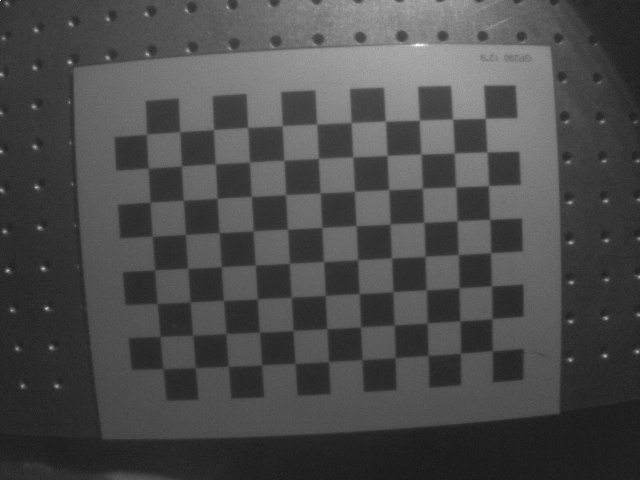
#> input picture callibrate/camera/pic/IR_camera_calib_img/100000.png, 640 x 480 px
$ python compare_stage3_enhance.py --input ../../callibrate/camera/pic/IR_camera_calib_img/100000.png
#> lines starting #> are read from the running program, lines starting #| are printed output that depends on the picture
#> in show_image, frame is the input picture: shape (480, 640, 3); min 21, max 255, mean 74.8
from __future__ import annotations

import argparse
from pathlib import Path

import cv2


WINDOW_NAME = "stage3 enhance compare"
TRACKBAR_NAME = "frame"
IMAGE_SUFFIXES = {".bmp", ".jpg", ".jpeg", ".png", ".tif", ".tiff", ".webp"}
VIDEO_SUFFIXES = {".avi", ".mkv", ".mov", ".mp4", ".mpeg", ".mpg", ".wmv"}
CLAHE = cv2.createCLAHE(clipLimit=2.0, tileGridSize=(8, 8))


def enhance_frame(frame_bgr, img_size):
#> called with img_size = 640
    model_bgr = cv2.resize(frame_bgr, (img_size, img_size), interpolation=cv2.INTER_AREA)
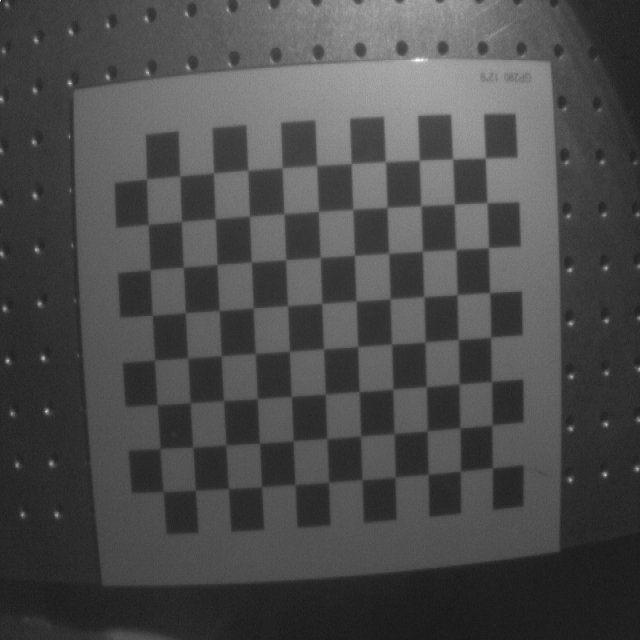
#> model_bgr: shape (640, 640, 3); min 21, max 255, mean 74.7
    lab = cv2.cvtColor(model_bgr, cv2.COLOR_BGR2LAB)
#> lab: shape (640, 640, 3); mean of channels 0, 1, 2 79.8, 128, 128
    l, a, b = cv2.split(lab)
#> a: shape (640, 640); every value is 128
    l_enhanced = CLAHE.apply(l)
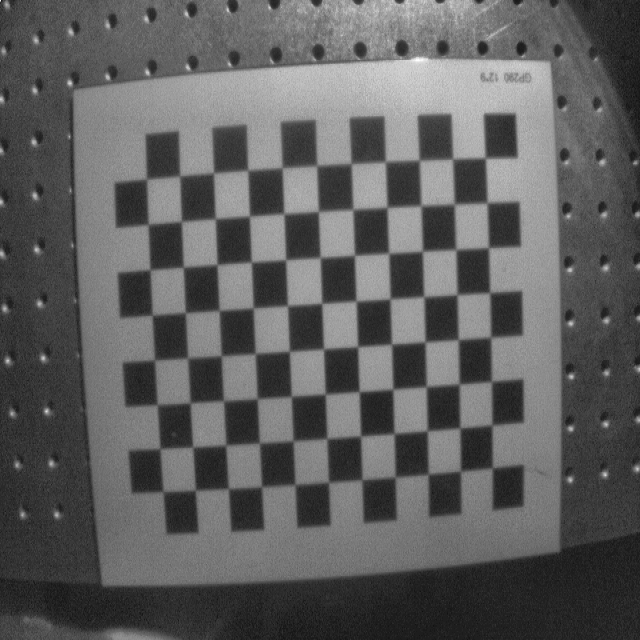
#> l_enhanced: shape (640, 640); min 14, max 255, mean 94.3
    enhanced_lab = cv2.merge((l_enhanced, a, b))
#> enhanced_lab: shape (640, 640, 3); mean of channels 0, 1, 2 94.3, 128, 128
    return model_bgr, cv2.cvtColor(enhanced_lab, cv2.COLOR_LAB2BGR)


def draw_label(frame, text):
#> called with text = 'before'
    display = frame.copy()
    cv2.rectangle(display, (0, 0), (260, 42), (0, 0, 0), -1)
    cv2.putText(display, text, (12, 29), cv2.FONT_HERSHEY_SIMPLEX, 0.8, (0, 255, 255), 2)
    return display


def make_compare_frame(frame_bgr, img_size, frame_idx=None, frame_count=None):
    original, enhanced = enhance_frame(frame_bgr, img_size)
    left = draw_label(original, "before")
    right = draw_label(enhanced, "after CLAHE")
#> call 2 of draw_label, with text = 'after CLAHE'
#> in draw_label (call 2), `cv2.putText(display, text, (12, 29), cv2.FONT_HERSHEY_SIMPLEX, 0.8, (0..`:
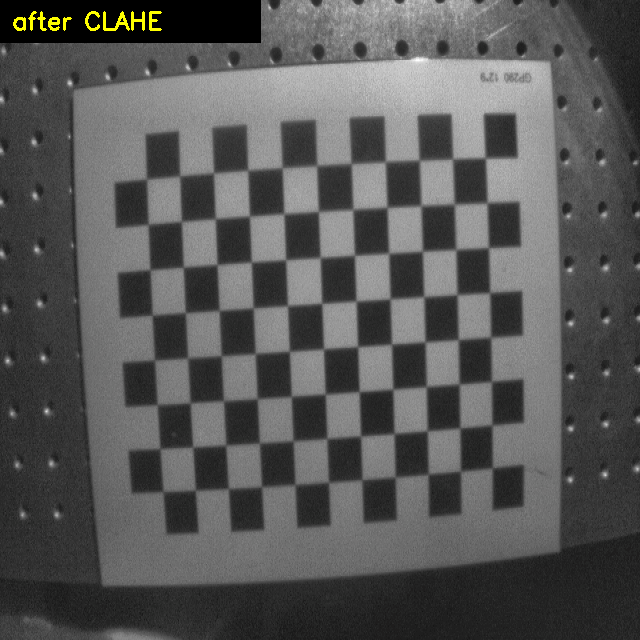
#> display: shape (640, 640, 3); mean B, G, R 86.4, 87.1, 87
    compare = cv2.hconcat([left, right])
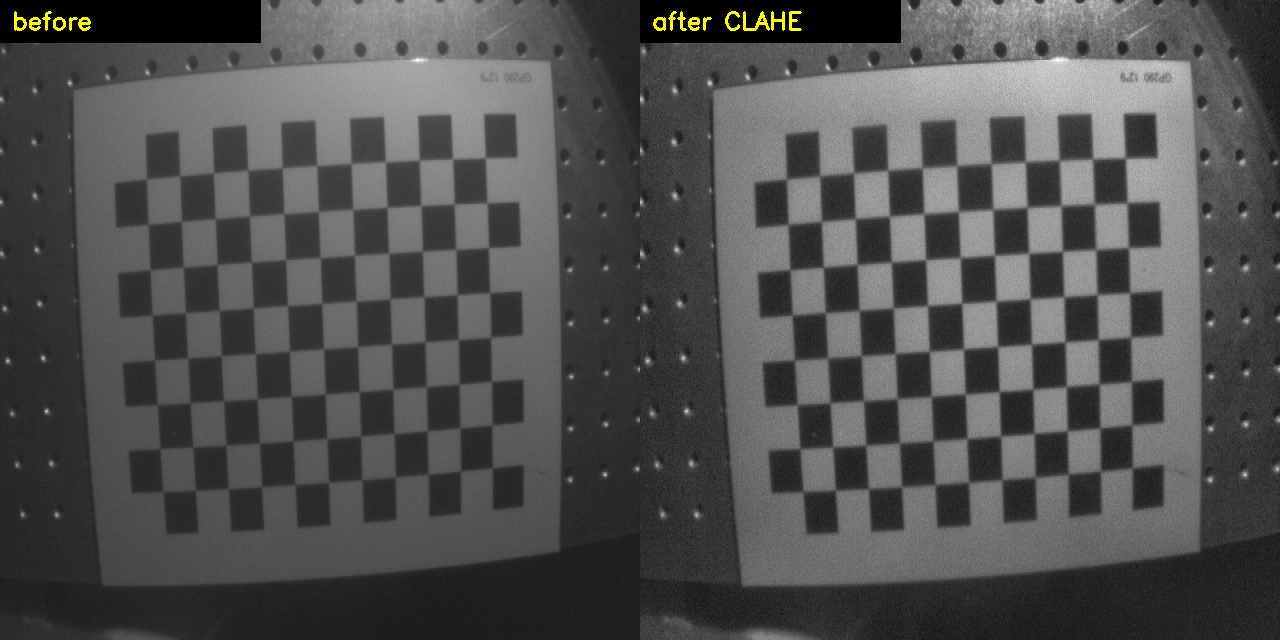
#> compare: shape (640, 1280, 3); mean B, G, R 79.5, 80, 80
    if frame_idx is not None and frame_count is not None:
        text = f"frame {frame_idx + 1}/{frame_count}"
        cv2.putText(compare, text, (20, compare.shape[0] - 20), cv2.FONT_HERSHEY_SIMPLEX, 0.75, (0, 255, 255), 2)
    return compare


def show_image(path, img_size):
    frame = cv2.imread(str(path), cv2.IMREAD_COLOR)
    if frame is None:
        raise RuntimeError(f"failed to read image: {path}")

    cv2.namedWindow(WINDOW_NAME, cv2.WINDOW_NORMAL)
    cv2.imshow(WINDOW_NAME, make_compare_frame(frame, img_size))
    while True:
        key = cv2.waitKey(0) & 0xFF
#> (key q is pressed here)
        if key in (27, ord("q")):
            break
    cv2.destroyAllWindows()


# [53 lines left out: functions read_video_frame, show_video, not called in this run]


def parse_args():
    parser = argparse.ArgumentParser(description="compare stage3 image enhancement before and after CLAHE")
    parser.add_argument("--input", required=True, help="image or video path")
    parser.add_argument("--img-size", type=int, default=640, help="resize size used before enhancement")
    parser.add_argument("--fps", type=float, default=None, help="video playback FPS; defaults to source video FPS")
    return parser.parse_args()


def main():
    args = parse_args()
    input_path = Path(args.input)
    suffix = input_path.suffix.lower()
    if args.fps is not None and args.fps <= 0.0:
        raise ValueError("--fps must be positive")

    if suffix in IMAGE_SUFFIXES:
        show_image(input_path, args.img_size)
    elif suffix in VIDEO_SUFFIXES:
        show_video(input_path, args.img_size, args.fps)
    else:
        raise ValueError(f"unsupported input suffix: {suffix}")


if __name__ == "__main__":
    main()

$ run again, on callibrate/camera/pic/IR_camera_calib_img/100001.png
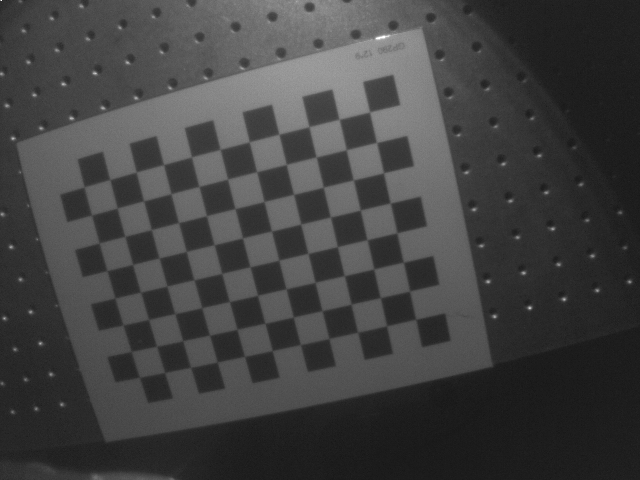
#> input picture callibrate/camera/pic/IR_camera_calib_img/100001.png, 640 x 480 px
#> in show_image, frame is the input picture: shape (480, 640, 3); min 21, max 255, mean 65.6
#> lab: shape (640, 640, 3); mean of channels 0, 1, 2 69.5, 128, 128
#> a: shape (640, 640); every value is 128
#> enhanced_lab: shape (640, 640, 3); mean of channels 0, 1, 2 84.2, 128, 128
#> in draw_label (call 2), `cv2.putText(display, text, (12, 29), cv2.FONT_HERSHEY_SIMPLEX, 0.8, (0..`:
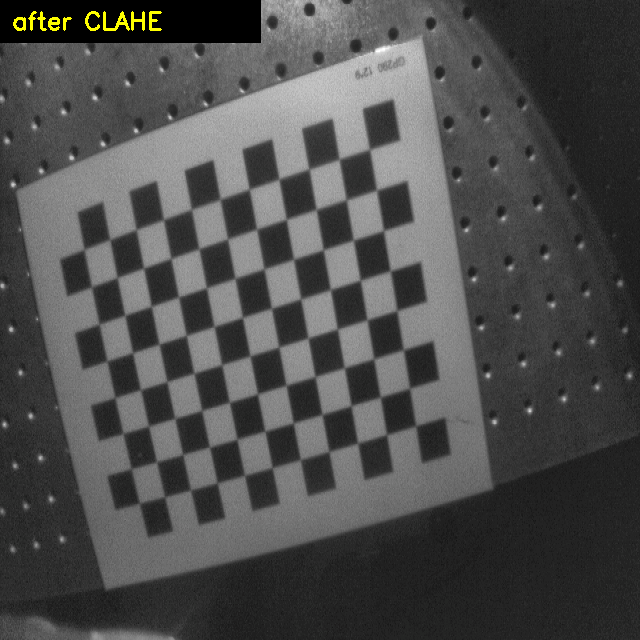
#> display: shape (640, 640, 3); mean B, G, R 76.8, 77.5, 77.4
#> in make_compare_frame, `compare = cv2.hconcat([left, right])`:
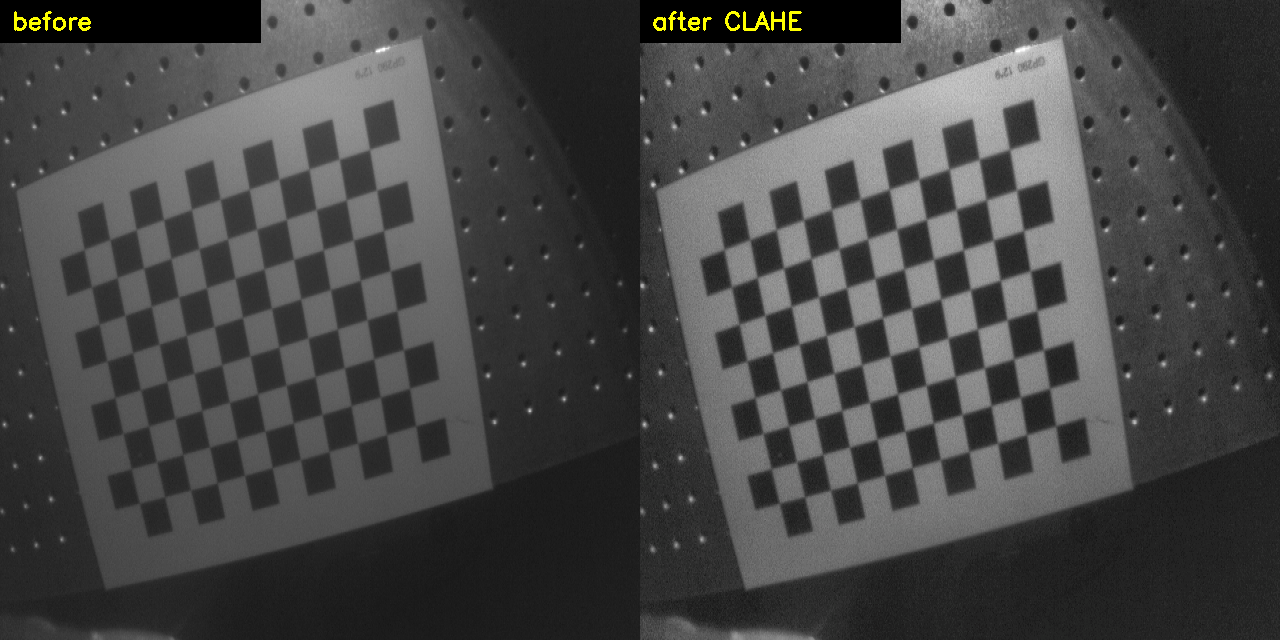
#> compare: shape (640, 1280, 3); mean B, G, R 70, 70.5, 70.5

$ run again, on callibrate/camera/pic/IR_camera_calib_img/100002.png
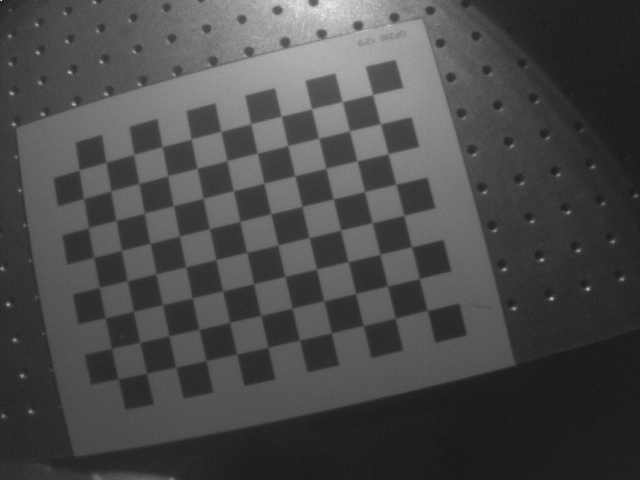
#> input picture callibrate/camera/pic/IR_camera_calib_img/100002.png, 640 x 480 px
#> in show_image, frame is the input picture: shape (480, 640, 3); min 20, max 248, mean 73.5
#> lab: shape (640, 640, 3); mean of channels 0, 1, 2 78.1, 128, 128
#> a: shape (640, 640); every value is 128
#> enhanced_lab: shape (640, 640, 3); mean of channels 0, 1, 2 91.6, 128, 128
#> in draw_label (call 2), `cv2.putText(display, text, (12, 29), cv2.FONT_HERSHEY_SIMPLEX, 0.8, (0..`:
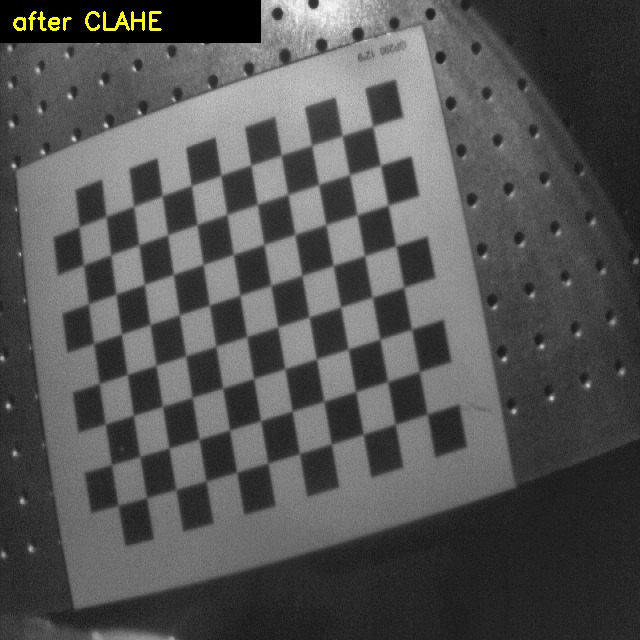
#> display: shape (640, 640, 3); mean B, G, R 83.5, 84.2, 84.1
#> in make_compare_frame, `compare = cv2.hconcat([left, right])`:
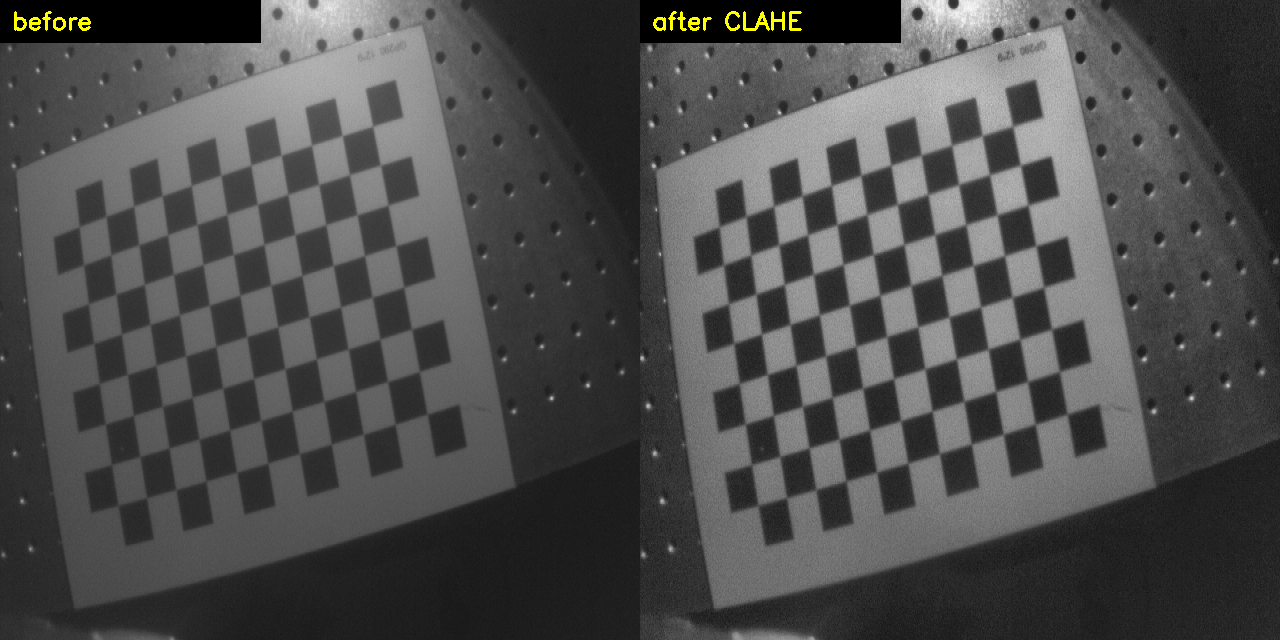
#> compare: shape (640, 1280, 3); mean B, G, R 77.2, 77.7, 77.7

$ run again, on callibrate/camera/pic/IR_camera_calib_img/100003.png
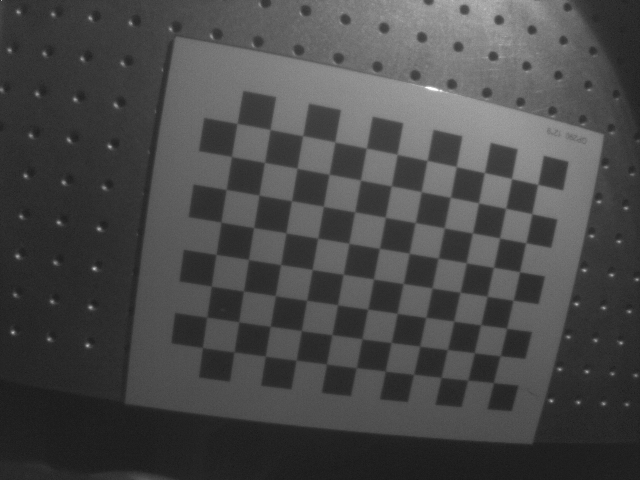
#> input picture callibrate/camera/pic/IR_camera_calib_img/100003.png, 640 x 480 px
#> in show_image, frame is the input picture: shape (480, 640, 3); min 23, max 255, mean 72.6
#> lab: shape (640, 640, 3); mean of channels 0, 1, 2 77.3, 128, 128
#> a: shape (640, 640); every value is 128
#> enhanced_lab: shape (640, 640, 3); mean of channels 0, 1, 2 91.8, 128, 128
#> in draw_label (call 2), `cv2.putText(display, text, (12, 29), cv2.FONT_HERSHEY_SIMPLEX, 0.8, (0..`:
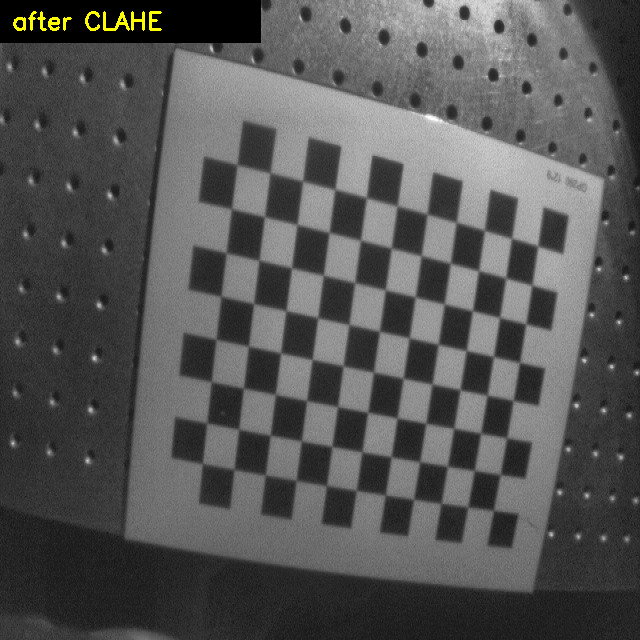
#> display: shape (640, 640, 3); mean B, G, R 84.3, 85, 85
#> in make_compare_frame, `compare = cv2.hconcat([left, right])`:
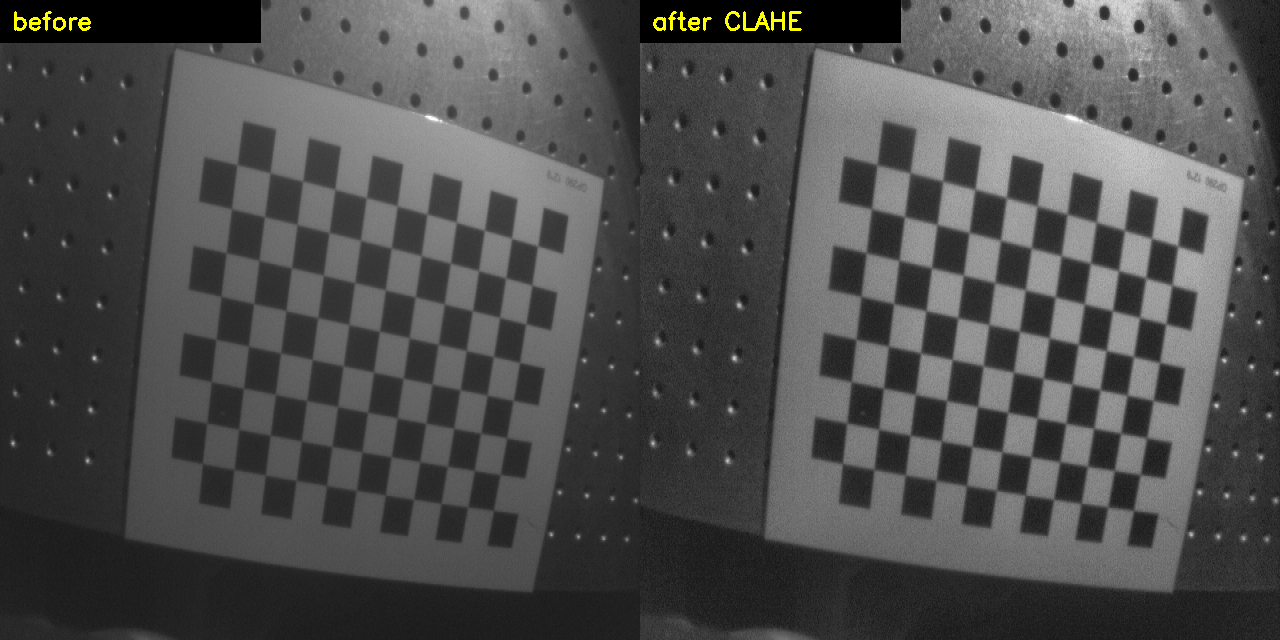
#> compare: shape (640, 1280, 3); mean B, G, R 77.5, 78, 78
